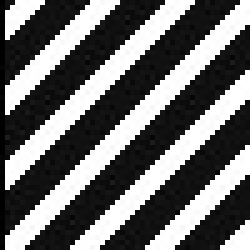
#> input picture image_enhancement/DFT/str1.jpg, 50 x 50 px (shown 5 times larger)
$ python dft.py   (Python 2 division)
#> lines starting #> are read from the running program, lines starting #| are printed output that depends on the picture
#> further down, img is the input picture: shape (50, 50); min 0, max 255, mean 109.6

import cv2
import numpy as np
import cmath
from matplotlib import pyplot as plt

#computationally expensive N^4
def compute_dft(inp_img):
	output = np.zeros(inp_img.shape,dtype=np.complex128)
	temp = np.complex128(0.0 + 0.0 * 1j)

	dim1 = np.float32(inp_img.shape[0])
#> dim1 = 50
	dim2 = np.float32(inp_img.shape[1])
#> dim2 = 50

	i = inp_img.shape[0] - 1
#> i = 49
	p = inp_img.shape[1] - 1
#> p = 49
	k = inp_img.shape[0] - 1
#> k = 49
	l = inp_img.shape[1] - 1
#> l = 49

	N = np.float32((i+1)*(p+1))
#> N = 2500
	while i >= 0:
		while p >= 0:
			temp = np.complex128(0.0 + 0.0 * 1j)
			while k >= 0:
				while l >= 0:
					temp += inp_img[k][l] * cmath.exp(-2j * cmath.pi * ((p * l) / dim2 + (i * k) / dim1))
					l-=1
				l = inp_img.shape[1] - 1
				k-=1
			print i,p
			k = inp_img.shape[0] - 1
			p-=1
			output[i][p] = temp

		p = inp_img.shape[1] - 1
		i-=1
#> after the loop, i = -1
	return output


img = cv2.imread("str1.jpg",0)
dft = compute_dft(img)
fshift = np.fft.fftshift(dft)
magnitude_spectrum = 20*np.log(np.abs(fshift))
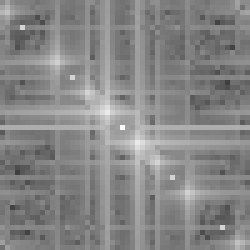
#> magnitude_spectrum: shape (50, 50) float64 (shown 5 times larger); min 64.18, max 250.4, mean 134.3
print magnitude_spectrum
plt.subplot(121),plt.imshow(img, cmap = 'gray')
plt.title('Input Image'), plt.xticks([]), plt.yticks([])
plt.subplot(122),plt.imshow(magnitude_spectrum, cmap = 'gray')
plt.title('Magnitude Spectrum'), plt.xticks([]), plt.yticks([])
plt.show()
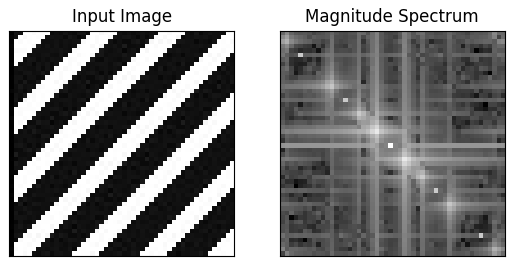
#> figure drawn by matplotlib, 2 panels

'''
#using opencv FFT
import cv2
import numpy as np
from matplotlib import pyplot as plt

img = cv2.imread('str1.jpg',0)
f = np.fft.fft2(img)
fshift = np.fft.fftshift(f)
magnitude_spectrum = 20*np.log(np.abs(fshift))
plt.subplot(121),plt.imshow(img, cmap = 'gray')
plt.title('Input Image'), plt.xticks([]), plt.yticks([])
plt.subplot(122),plt.imshow(magnitude_spectrum, cmap = 'gray')
plt.title('Magnitude Spectrum'), plt.xticks([]), plt.yticks([])
plt.show()
'''
